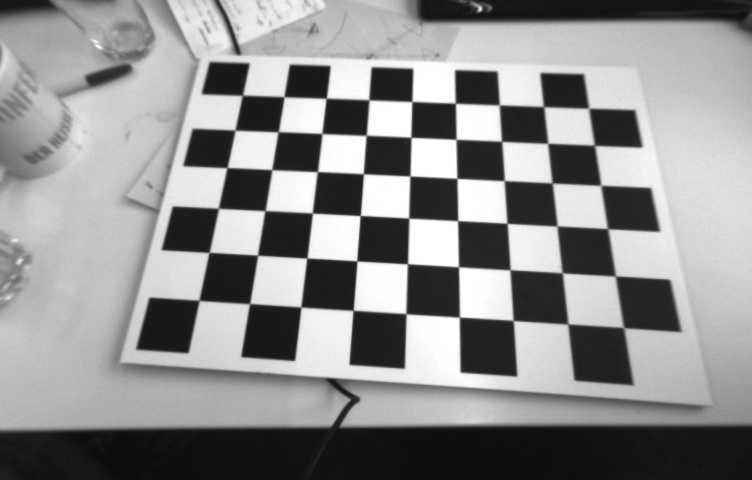
#> input picture Bai1/img_0001.jpg, 752 x 480 px
$ python main.py
#> lines starting #> are read from the running program, lines starting #| are printed output that depends on the picture; after the words box and inside, x2 and y2 are one past the last pixel; in counts of white or black regions, pixels touching at a corner belong together
import numpy as np
import cv2


K = np.loadtxt("./K.txt")
poses = np.loadtxt("./poses.txt")
img1 =  cv2.imread("./img_0001.jpg",cv2.IMREAD_GRAYSCALE)
#> img1 is the input picture: shape (480, 752); min 11, max 255, mean 142.5
img1 = cv2.cvtColor(img1, cv2.COLOR_GRAY2BGR)
# s = float(input("Tỉ lệ scale [0,3) : "))
# img1 = cv2.resize(img1, (0, 0), fx=s, fy=s)

img2 =  cv2.imread("./img_0001_dist.jpg")
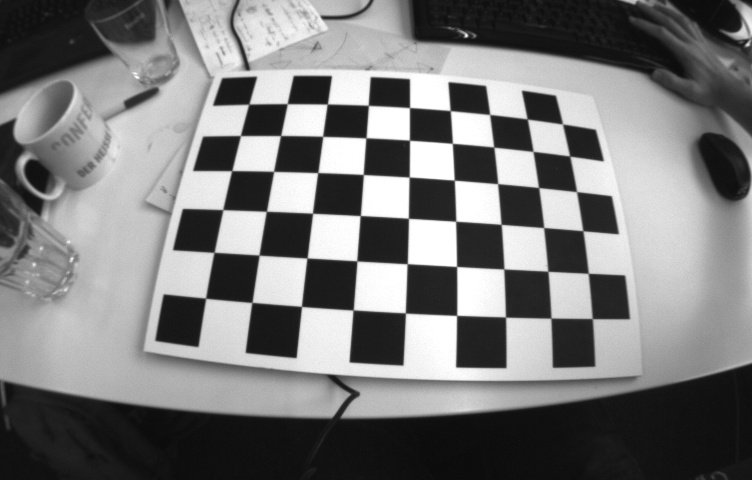
#> input picture Bai1/img_0001_dist.jpg, 752 x 480 px
#> img2 is the input picture: shape (480, 752, 3); min 11, max 255, mean 121.9

size_x = np.linspace(-1,9,11)
size_y = np.linspace(-1,6,8)
points_x, points_y = np.meshgrid(size_x, size_y)


norm = np.linalg.norm(poses[:3])
rot_vec =poses[:3]/norm

kx, ky, kz = rot_vec

k_matrix = np.array([
    [0, -kz, ky],
    [kz, 0, -kx],
    [-ky, kx, 0]
])

R = np.eye(3) + np.sin(norm) * k_matrix + (1 - np.cos(norm)) * k_matrix @ k_matrix
Rot_trans = np.column_stack((R, poses[3:]))

# [8 lines of commented-out code are left out]
W = np.zeros((4, 88))

W[0, :] = points_x.flatten() * 0.04
W[1, :] = points_y.flatten() * 0.04
W[2, :] = 0
W[3, :] = 1.0

vec = K @  Rot_trans @ W
u = vec[0, :] / vec[2, :]
v = vec[1, :] / vec[2, :]

k1 = -1.6774e-06
k2 = 2.5847e-12
r_exp2 = (u - K[0,2])**2 + (v - K[1,2])**2

# points = (np.column_stack((u, v))*s).astype(int)
points = np.column_stack((u, v)).astype(int)
# [5 lines of commented-out code are left out]

u_distorted = (u-K[0,2]) * (1 + k1*r_exp2 + k2*r_exp2**2) + K[0,2]
v_distorted = (v-K[1,2]) * (1 + k1*r_exp2 + k2*r_exp2**2) + K[1,2]
points[ : , 0] = u_distorted
points[ : , 1] = v_distorted
print(points[10])
# edges = [
#     (0,1),(0,2),(1,3),(2,3),
#     (0,4),(1,5),(2,6),(3,7),
#     (4,6),(6,7),(4,5),(5,7)
#     # (4,3),(5,2),(6,1),(7,0)
# ]
#
# for i, j in edges:
#     cv2.line(img1, points[i], points[j], (0, 0, 255), 2)
#     cv2.circle(img1, points[i], 5, (0, 0, 255), -1)
#     cv2.circle(img1, points[j], 5, (0, 0, 255), -1)


for i in range(points.shape[0]):
    cv2.circle(img2, points[i, :], 5, (0, 0, 255), -1)
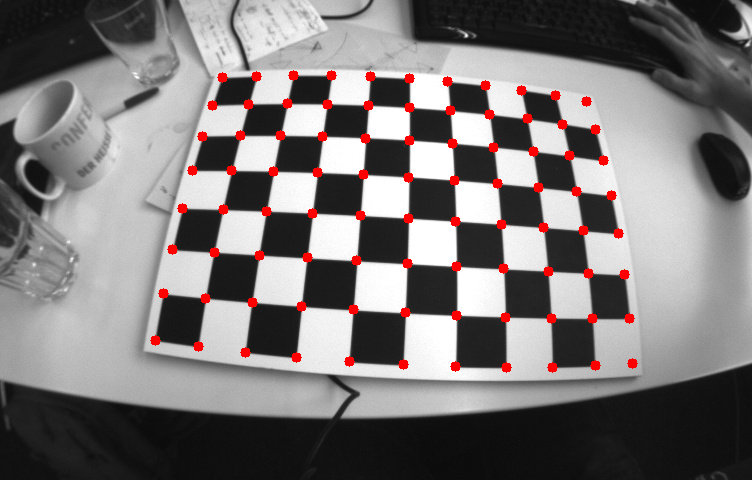
#> img2: shape (480, 752, 3); 1.97% of pixels changed, all inside (x1, y1, x2, y2) = (150, 70, 638, 373)

cv2.imshow("img", img2)
cv2.waitKey(0)
cv2.destroyAllWindows()
